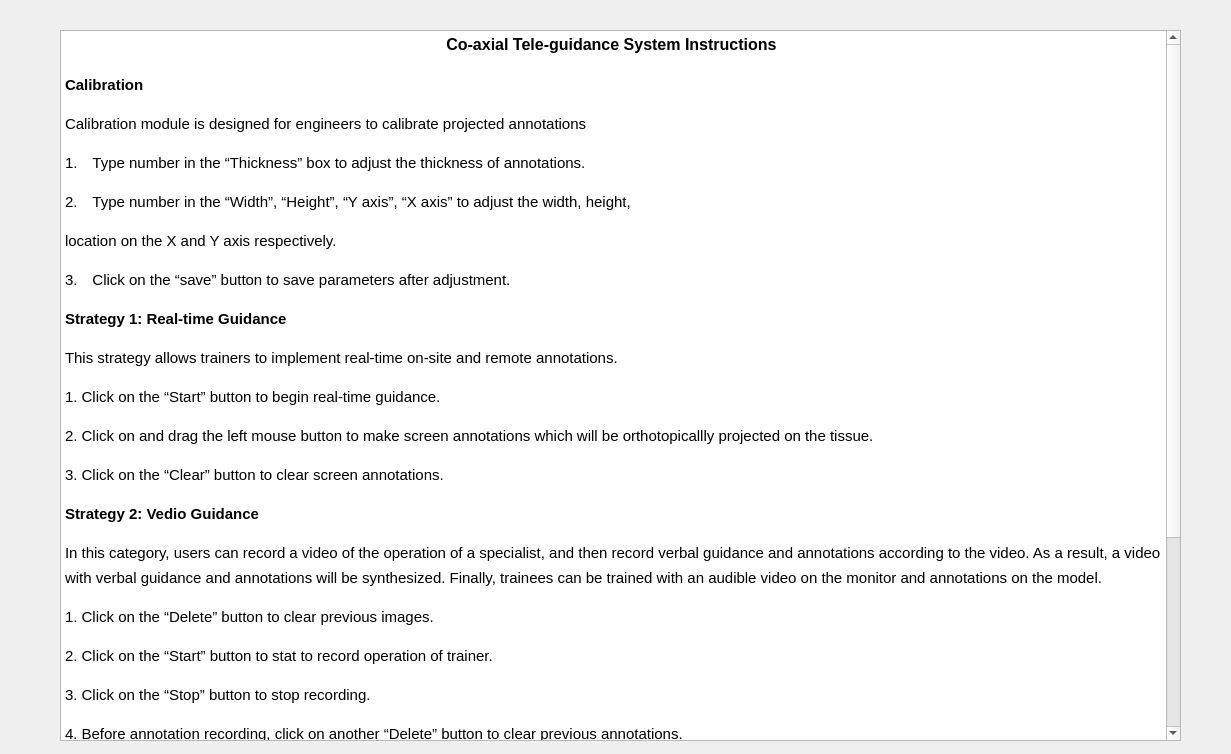
<?xml version="1.0" encoding="UTF-8"?>
<ui version="4.0">
 <class>Form</class>
 <widget class="QWidget" name="Form">
  <property name="geometry">
   <rect>
    <x>0</x>
    <y>0</y>
    <width>1231</width>
    <height>754</height>
   </rect>
  </property>
  <property name="windowTitle">
   <string>Form</string>
  </property>
  <widget class="QTextBrowser" name="textBrowser">
   <property name="geometry">
    <rect>
     <x>60</x>
     <y>30</y>
     <width>1121</width>
     <height>711</height>
    </rect>
   </property>
   <property name="html">
    <string>&lt;!DOCTYPE HTML PUBLIC &quot;-//W3C//DTD HTML 4.0//EN&quot; &quot;http://www.w3.org/TR/REC-html40/strict.dtd&quot;&gt;
&lt;html&gt;&lt;head&gt;&lt;meta name=&quot;qrichtext&quot; content=&quot;1&quot; /&gt;&lt;style type=&quot;text/css&quot;&gt;
p, li { white-space: pre-wrap; }
&lt;/style&gt;&lt;/head&gt;&lt;body style=&quot; font-family:'SimSun'; font-size:11.25pt; font-weight:400; font-style:normal;&quot;&gt;
&lt;p align=&quot;center&quot; style=&quot; margin-top:12px; margin-bottom:12px; margin-left:0px; margin-right:0px; -qt-block-indent:0; text-indent:0px; line-height:150%;&quot;&gt;&lt;span style=&quot; font-size:12pt; font-weight:600;&quot;&gt;Co-axial Tele-guidance System Instructions&lt;/span&gt;&lt;span style=&quot; font-size:11pt;&quot;&gt; &lt;/span&gt;&lt;/p&gt;
&lt;p style=&quot; margin-top:12px; margin-bottom:12px; margin-left:0px; margin-right:0px; -qt-block-indent:0; text-indent:0px; line-height:150%;&quot;&gt;&lt;span style=&quot; font-size:11pt; font-weight:600;&quot;&gt;Calibration&lt;/span&gt;&lt;span style=&quot; font-size:11pt;&quot;&gt; &lt;/span&gt;&lt;/p&gt;
&lt;p style=&quot; margin-top:12px; margin-bottom:12px; margin-left:0px; margin-right:0px; -qt-block-indent:0; text-indent:0px; line-height:150%;&quot;&gt;&lt;span style=&quot; font-size:11pt;&quot;&gt;Calibration module is designed for engineers to calibrate projected annotations &lt;/span&gt;&lt;/p&gt;
&lt;p style=&quot; margin-top:12px; margin-bottom:12px; margin-left:0px; margin-right:0px; -qt-block-indent:0; text-indent:0px; line-height:150%;&quot;&gt;&lt;span style=&quot; font-size:11pt;&quot;&gt;1.&lt;/span&gt;&lt;span style=&quot; font-family:'Times New Roman'; font-size:7pt;&quot;&gt;      &lt;/span&gt;&lt;span style=&quot; font-size:11pt;&quot;&gt;Type number in the “Thickness” box to adjust the thickness of annotations. &lt;/span&gt;&lt;/p&gt;
&lt;p style=&quot; margin-top:12px; margin-bottom:12px; margin-left:0px; margin-right:0px; -qt-block-indent:0; text-indent:0px; line-height:150%;&quot;&gt;&lt;span style=&quot; font-size:11pt;&quot;&gt;2.&lt;/span&gt;&lt;span style=&quot; font-family:'Times New Roman'; font-size:7pt;&quot;&gt;      &lt;/span&gt;&lt;span style=&quot; font-size:11pt;&quot;&gt;Type number in the “Width”, “Height”, “Y axis”, “X axis” to adjust the width, height, &lt;/span&gt;&lt;/p&gt;
&lt;p style=&quot; margin-top:12px; margin-bottom:12px; margin-left:0px; margin-right:0px; -qt-block-indent:0; text-indent:0px; line-height:150%;&quot;&gt;&lt;span style=&quot; font-size:11pt;&quot;&gt;location on the X and Y axis respectively. &lt;/span&gt;&lt;/p&gt;
&lt;p style=&quot; margin-top:12px; margin-bottom:12px; margin-left:0px; margin-right:0px; -qt-block-indent:0; text-indent:0px; line-height:150%;&quot;&gt;&lt;span style=&quot; font-size:11pt;&quot;&gt;3.&lt;/span&gt;&lt;span style=&quot; font-family:'Times New Roman'; font-size:7pt;&quot;&gt;      &lt;/span&gt;&lt;span style=&quot; font-size:11pt;&quot;&gt;Click on the “save” button to save parameters after adjustment. &lt;/span&gt;&lt;/p&gt;
&lt;p style=&quot; margin-top:12px; margin-bottom:12px; margin-left:0px; margin-right:0px; -qt-block-indent:0; text-indent:0px; line-height:150%;&quot;&gt;&lt;span style=&quot; font-size:11pt; font-weight:600;&quot;&gt;Strategy 1: Real-time Guidance&lt;/span&gt;&lt;span style=&quot; font-size:11pt;&quot;&gt; &lt;/span&gt;&lt;/p&gt;
&lt;p style=&quot; margin-top:12px; margin-bottom:12px; margin-left:0px; margin-right:0px; -qt-block-indent:0; text-indent:0px; line-height:150%;&quot;&gt;&lt;span style=&quot; font-size:11pt;&quot;&gt;This strategy allows trainers to implement real-time on-site and remote annotations. &lt;/span&gt;&lt;/p&gt;
&lt;p style=&quot; margin-top:12px; margin-bottom:12px; margin-left:0px; margin-right:0px; -qt-block-indent:0; text-indent:0px; line-height:150%;&quot;&gt;&lt;span style=&quot; font-size:11pt;&quot;&gt;1. Click on the “Start” button to begin real-time guidance. &lt;/span&gt;&lt;/p&gt;
&lt;p style=&quot; margin-top:12px; margin-bottom:12px; margin-left:0px; margin-right:0px; -qt-block-indent:0; text-indent:0px; line-height:150%;&quot;&gt;&lt;span style=&quot; font-size:11pt;&quot;&gt;2. Click on and drag the left mouse button to make screen annotations which will be orthotopicallly projected on the tissue. &lt;/span&gt;&lt;/p&gt;
&lt;p style=&quot; margin-top:12px; margin-bottom:12px; margin-left:0px; margin-right:0px; -qt-block-indent:0; text-indent:0px; line-height:150%;&quot;&gt;&lt;span style=&quot; font-size:11pt;&quot;&gt;3. Click on the “Clear” button to clear screen annotations. &lt;/span&gt;&lt;/p&gt;
&lt;p style=&quot; margin-top:12px; margin-bottom:12px; margin-left:0px; margin-right:0px; -qt-block-indent:0; text-indent:0px; line-height:150%;&quot;&gt;&lt;span style=&quot; font-size:11pt; font-weight:600;&quot;&gt;Strategy 2: Vedio Guidance&lt;/span&gt;&lt;span style=&quot; font-size:11pt;&quot;&gt; &lt;/span&gt;&lt;/p&gt;
&lt;p style=&quot; margin-top:12px; margin-bottom:12px; margin-left:0px; margin-right:0px; -qt-block-indent:0; text-indent:0px; line-height:150%;&quot;&gt;&lt;span style=&quot; font-size:11pt;&quot;&gt;In this category, users can record a video of the operation of a specialist, and then record verbal guidance and annotations according to the video. As a result, a video with verbal guidance and annotations will be synthesized. Finally, trainees can be trained with an audible video on the monitor and annotations on the model. &lt;/span&gt;&lt;/p&gt;
&lt;p style=&quot; margin-top:12px; margin-bottom:12px; margin-left:0px; margin-right:0px; -qt-block-indent:0; text-indent:0px; line-height:150%;&quot;&gt;&lt;span style=&quot; font-size:11pt;&quot;&gt;1. Click on the “Delete” button to clear previous images. &lt;/span&gt;&lt;/p&gt;
&lt;p style=&quot; margin-top:12px; margin-bottom:12px; margin-left:0px; margin-right:0px; -qt-block-indent:0; text-indent:0px; line-height:150%;&quot;&gt;&lt;span style=&quot; font-size:11pt;&quot;&gt;2. Click on the “Start” button to stat to record operation of trainer. &lt;/span&gt;&lt;/p&gt;
&lt;p style=&quot; margin-top:12px; margin-bottom:12px; margin-left:0px; margin-right:0px; -qt-block-indent:0; text-indent:0px; line-height:150%;&quot;&gt;&lt;span style=&quot; font-size:11pt;&quot;&gt;3. Click on the “Stop” button to stop recording. &lt;/span&gt;&lt;/p&gt;
&lt;p style=&quot; margin-top:12px; margin-bottom:12px; margin-left:0px; margin-right:0px; -qt-block-indent:0; text-indent:0px; line-height:150%;&quot;&gt;&lt;span style=&quot; font-size:11pt;&quot;&gt;4. Before annotation recording, click on another “Delete” button to clear previous annotations. &lt;/span&gt;&lt;/p&gt;
&lt;p style=&quot; margin-top:12px; margin-bottom:12px; margin-left:0px; margin-right:0px; -qt-block-indent:0; text-indent:0px; line-height:150%;&quot;&gt;&lt;span style=&quot; font-size:11pt;&quot;&gt;5. Click on the “Start” button to start or continue to record screen annotations and verbal guidance. Video will stop at the last image. &lt;/span&gt;&lt;/p&gt;
&lt;p style=&quot; margin-top:12px; margin-bottom:12px; margin-left:0px; margin-right:0px; -qt-block-indent:0; text-indent:0px; line-height:150%;&quot;&gt;&lt;span style=&quot; font-size:11pt;&quot;&gt;6. Click on the “Clear” button anytime you want to clear the screen annotations &lt;/span&gt;&lt;/p&gt;
&lt;p style=&quot; margin-top:12px; margin-bottom:12px; margin-left:0px; margin-right:0px; -qt-block-indent:0; text-indent:0px; line-height:150%;&quot;&gt;&lt;span style=&quot; font-size:11pt;&quot;&gt;7. Close the window and restart again after image indexing. &lt;/span&gt;&lt;/p&gt;
&lt;p style=&quot; margin-top:12px; margin-bottom:12px; margin-left:0px; margin-right:0px; -qt-block-indent:0; text-indent:0px; line-height:150%;&quot;&gt;&lt;span style=&quot; font-size:11pt;&quot;&gt;8. Restart the window and click on the “Start” button to start video guidance. &lt;/span&gt;&lt;/p&gt;
&lt;p style=&quot; margin-top:12px; margin-bottom:12px; margin-left:0px; margin-right:0px; -qt-block-indent:0; text-indent:0px; line-height:150%;&quot;&gt;&lt;span style=&quot; font-size:11pt;&quot;&gt;9    .Click on the “Stop” button anytime you want the annotations to stay. &lt;/span&gt;&lt;/p&gt;
&lt;p style=&quot; margin-top:12px; margin-bottom:12px; margin-left:0px; margin-right:0px; -qt-block-indent:0; text-indent:0px;&quot;&gt;&lt;span style=&quot; font-size:11pt;&quot;&gt;  &lt;/span&gt;&lt;/p&gt;
&lt;p style=&quot; margin-top:12px; margin-bottom:12px; margin-left:0px; margin-right:0px; -qt-block-indent:0; text-indent:0px;&quot;&gt;&lt;span style=&quot; font-size:11pt; font-weight:600;&quot;&gt;Note&lt;/span&gt;&lt;span style=&quot; font-size:11pt;&quot;&gt;: Camera parameters can be adjusted with the MindVision Software. &lt;/span&gt;&lt;/p&gt;&lt;/body&gt;&lt;/html&gt;</string>
   </property>
  </widget>
 </widget>
 <resources/>
 <connections/>
</ui>
